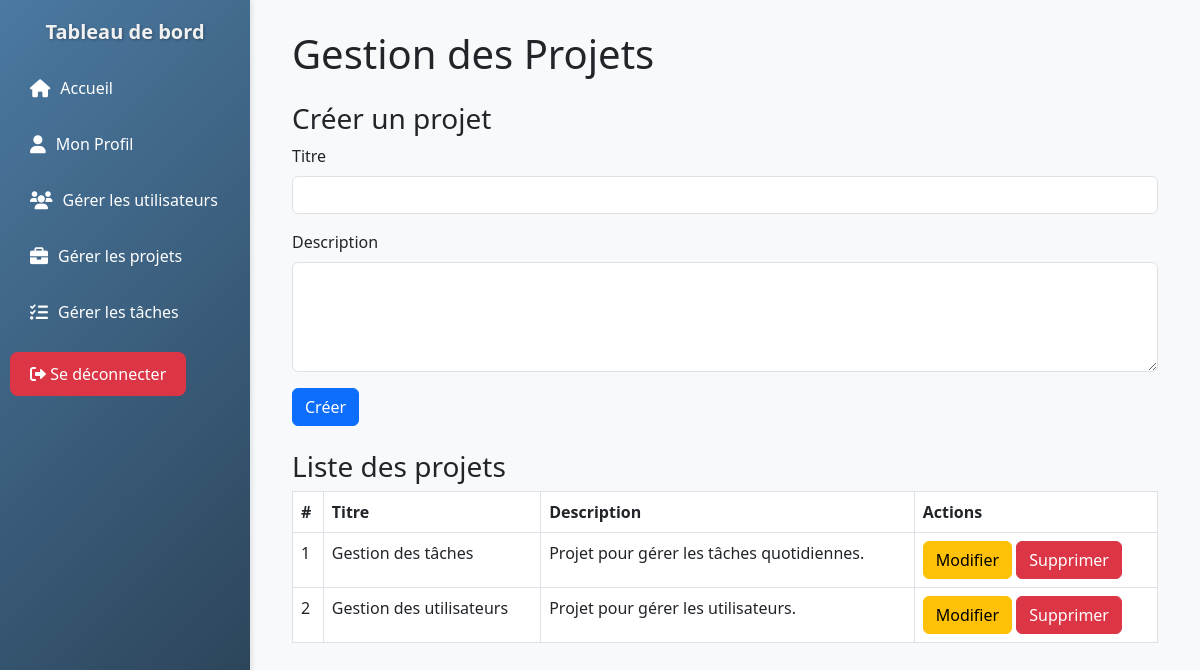
The app's page /admin/manage_projects.php (signed in) with its own data.
### tables this page shows
CREATE TABLE projects (
    id INT AUTO_INCREMENT PRIMARY KEY,
    title VARCHAR(100) NOT NULL,
    description TEXT,
    created_at TIMESTAMP DEFAULT CURRENT_TIMESTAMP
);

### classes/Project.php (called while the page is built, shortened)
<?php
class Project {
    public static function getAll($db) {
        $query = "SELECT * FROM projects";
        $stmt = $db->prepare($query);
        $stmt->execute();
        return $stmt->fetchAll(PDO::FETCH_ASSOC);
    }
}
?>

### admin/manage_projects.php (the view, shortened to what this page needs)
<?php
require_once '../classes/Project.php';
$database = new Database();
$pdo = $database->pdo;
$projects = Project::getAll($pdo);
?>
<!DOCTYPE html>
<html lang="fr">
<head>
    <link href="https://cdn.jsdelivr.net/npm/bootstrap@5.3.0-alpha1/dist/css/bootstrap.min.css" rel="stylesheet">
</head>
<body>
<div class="wrapper">
        <div>
            <?php include_once __DIR__ . '/../includes/sidebar.php'; ?>
        </div>
        <div class="content">
            <div class="container">
            <h1 class="mb-4">Gestion des Projets</h1>
            <form method="POST" class="mb-4">
                <h3>Créer un projet</h3>
                <div class="mb-3">
                    <label for="title" class="form-label">Titre</label>
                    <input type="text" name="title" id="title" class="form-control" required>
                </div>
                <div class="mb-3">
                    <label for="description" class="form-label">Description</label>
                    <textarea name="description" id="description" class="form-control" rows="4" required></textarea>
                </div>
                <button type="submit" name="create" class="btn btn-primary">Créer</button>
            </form>
            <h3>Liste des projets</h3>
            <table class="table table-bordered">
                <thead>
                    <tr>
                        <th>#</th>
                        <th>Titre</th>
                        <th>Description</th>
                        <th>Actions</th>
                    </tr>
                </thead>
                <tbody>
                    <?php $counter = 1; ?>
                    <?php foreach ($projects as $project) : ?>
                        <tr>
                            <td><?php echo $counter++; ?></td>
                            <td><?php echo $project['title']; ?></td>
                            <td><?php echo $project['description']; ?></td>
                            <td>
                                <button type="button" class="btn btn-warning" data-bs-toggle="modal" data-bs-target="#editModal<?php echo $project['id']; ?>">Modifier</button>
                                <form method="POST" class="d-inline-block">
                                    <button type="submit" name="delete" class="btn btn-danger" onclick="return confirm('Êtes-vous sûr de vouloir supprimer ce projet ?');">Supprimer</button>
                                </form>
                            </td>
                        </tr>
                    <?php endforeach; ?>
                </tbody>
            </table>
        </div>
    </div>
</body>
</html>

### admin/manage_projects.php (style rules this page uses)
body, html { margin: 0; padding: 0; }
.wrapper { display: flex; }
.content { flex-grow: 1; padding: 20px; }

### includes/sidebar.php (style rules this page uses)
.content { margin-left: 250px; padding: 30px; background-color: #f8f9fa; min-height: 100vh; transition: margin-left 0.3s ease; }
.wrapper { display: flex; min-height: 100vh; }

### records on screen
projects: title "Gestion des tâches", description "Projet pour gérer les tâches quotidiennes."
projects: title "Gestion des utilisateurs", description "Projet pour gérer les utilisateurs."
